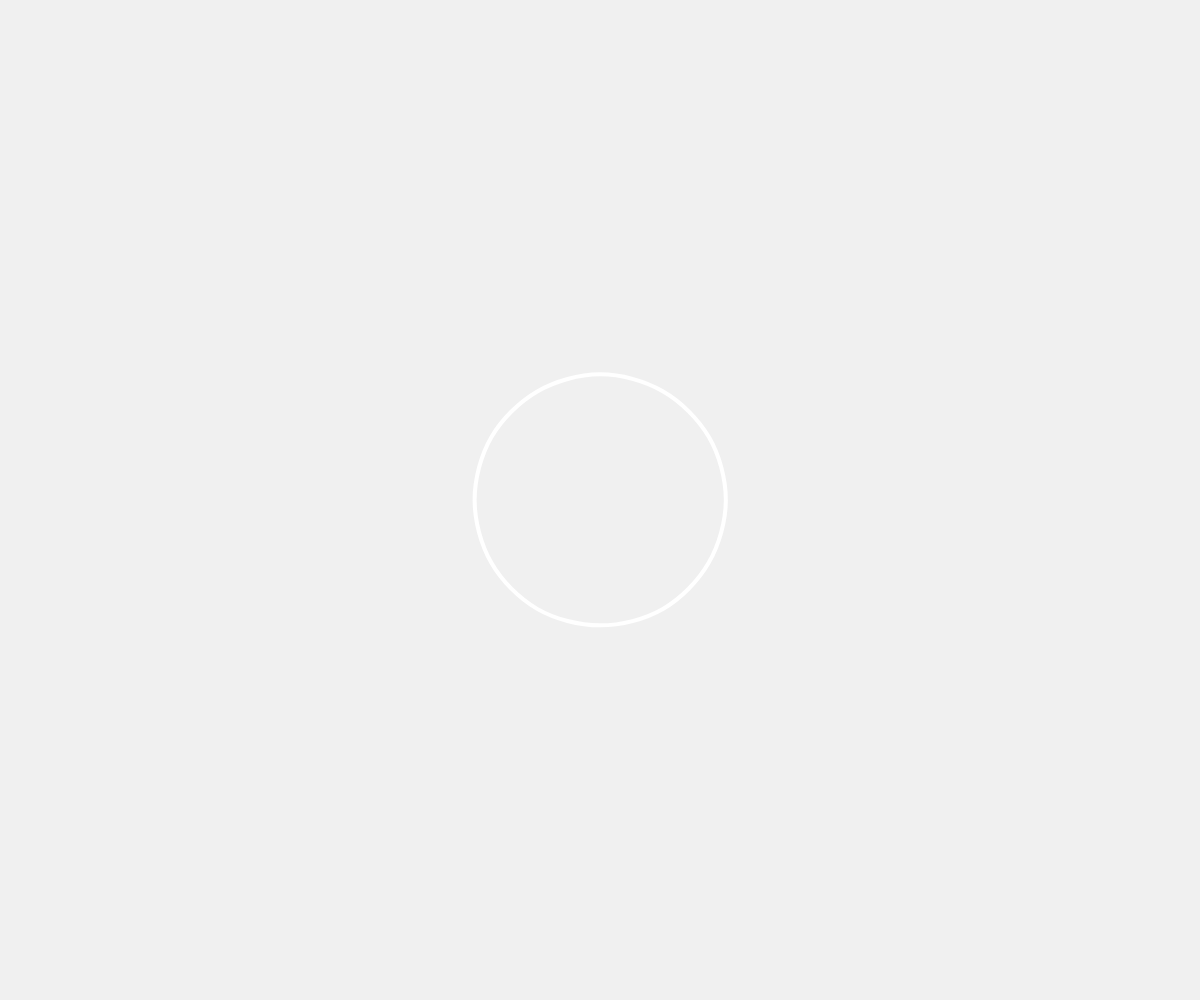
Frame 1 (no input)
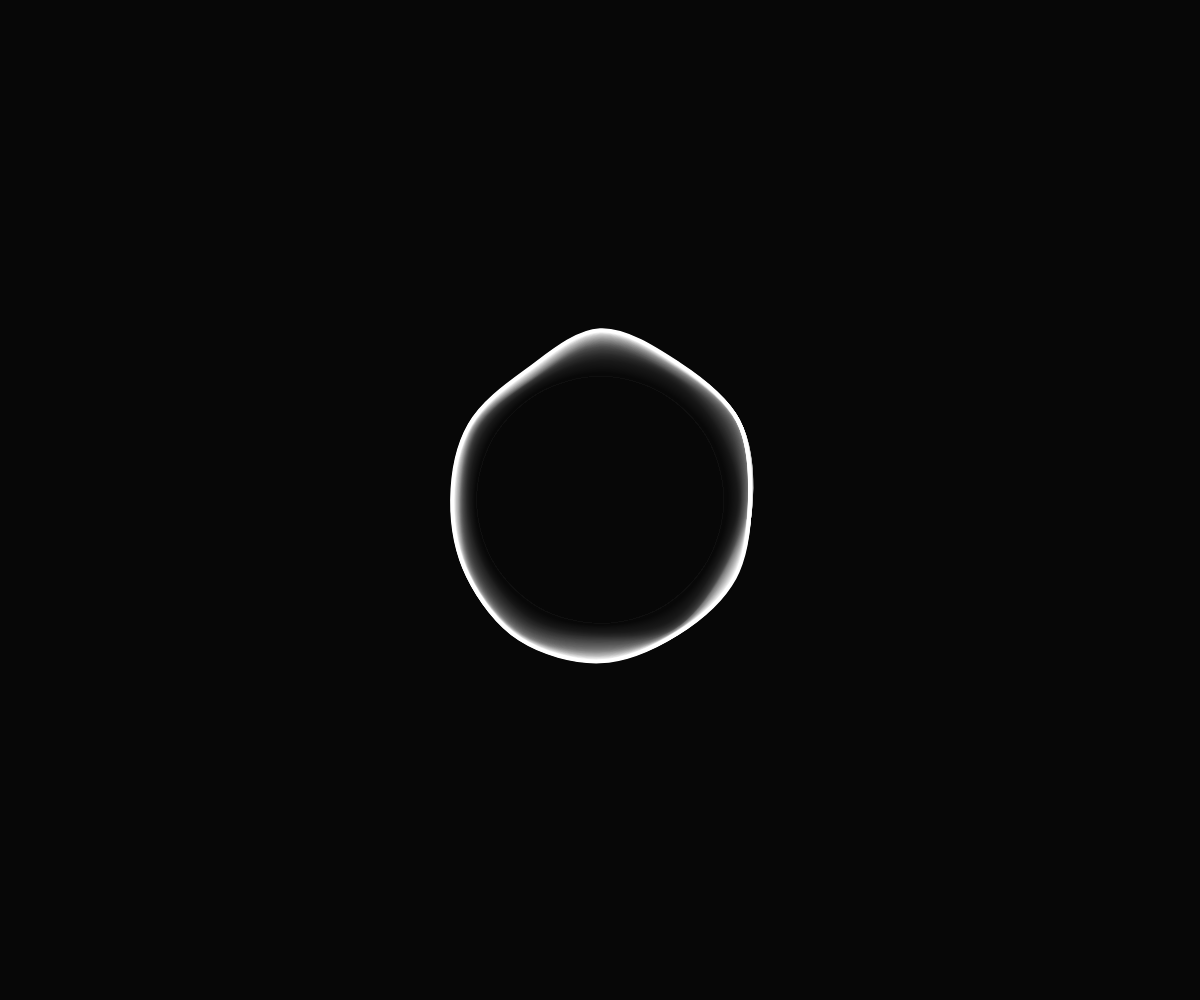
Frame 60 (no input)
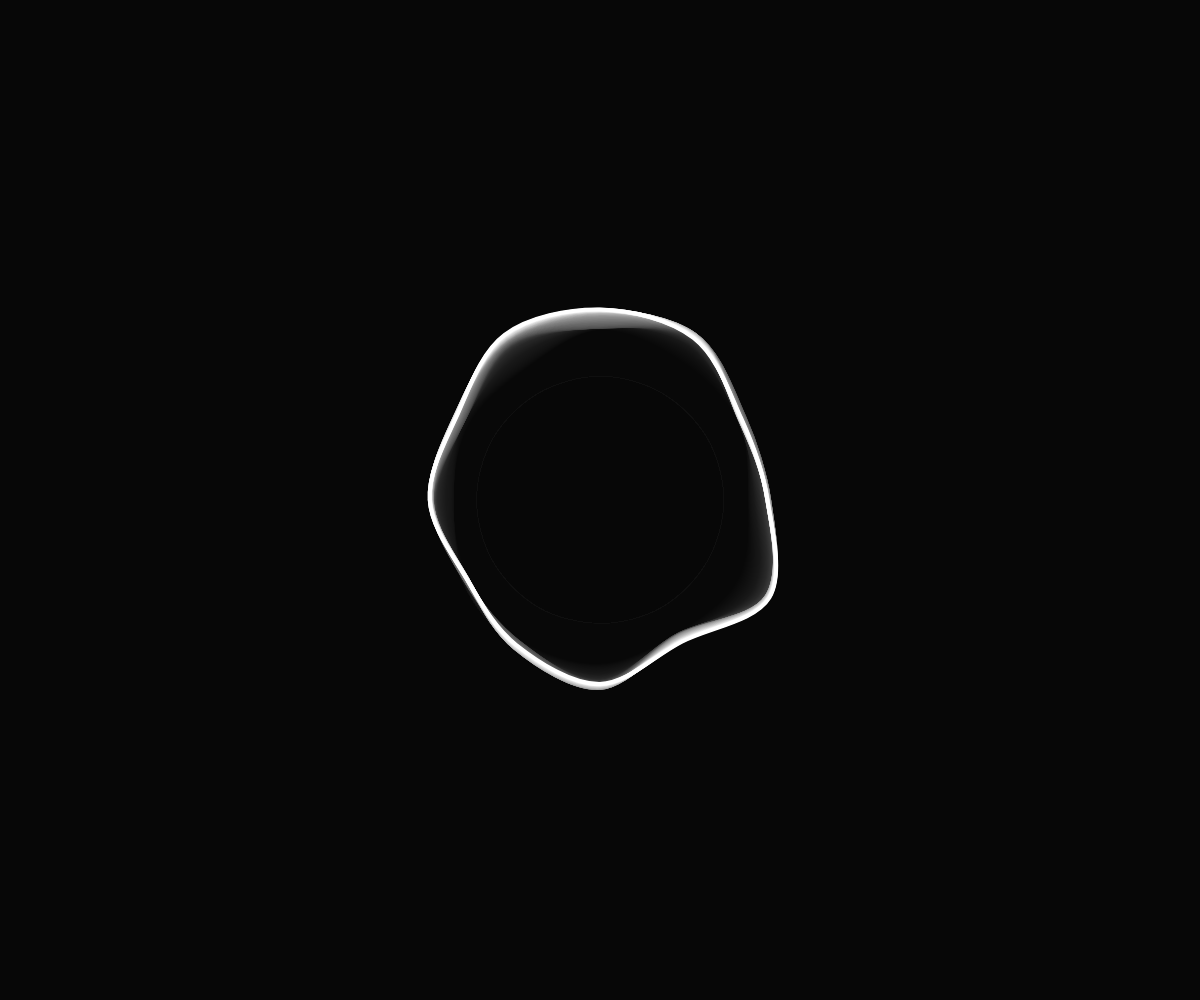
Frame 120 (the mouse pressed at the canvas centre since frame 60)

The p5.js sketch that drew these frames (run headless with seeded random() and noise() and a simulated clock; from frame 60 on, the mouse is pressed at the canvas centre):

// p5.js sketch
// ── sketch.js

// let vertNum = 80;
// let radius = 100;
// let noiseAmplitude =1;

// function setup() {
//   createCanvas(windowWidth, windowHeight);

// }

// function draw() {
//   background(0,5);


//   // angle between each point that makes up our circle
//   let angleStep = 360.0/vertNum;

//   push();
  
//   translate(width/2,height/2);
  
//   stroke(255);
//   noFill();
//   beginShape();
//   for (let vn = 0; vn <= vertNum; vn++) {
    
//     //get points along a circle
//     let radian = radians(angleStep*vn);//working with radians
//     let vX = sin(radian) * radius;
//     let vY = cos(radian) * radius;

//     let noiseStep = frameCount*0.01+vn;

//     // add after noiseStep before declaring noiseValue
//     if(vn == vertNum){
//        noiseStep=frameCount*0.01;// don't want to add vn at 360 degrees
//     }

//     //noiseAmplitude = (frameCount % 100) / 100;
//     noiseAmplitude = sin(frameCount * 0.01);

//     let noiseValue = noise(noiseStep);


//     vX += (noiseValue*vX)*noiseAmplitude;
//     vY += (noiseValue*vY)*noiseAmplitude;

//     //vertex in shape
//     //vertex(vX,vY);
//     circle(vX,vY,3);
    

   
//   }
//   endShape();

  
  
//   pop();


// }

/*
 A noisy circle using curve vertices that need two extra control points, that match points at the beginning and end of the circle.

*/


let vertNum = 12;
let radius;


function setup() {
  createCanvas(windowWidth, windowHeight);

}

function draw() {
  background(0,15);

  radius = min(width,height)/8;

  let noiseAmplitude = sin(frameCount*0.01);//make it breathe on its own
  //let noiseAmplitude = (frameCount % 100) / 50;

  // angle between each point that makes up our circle
  let angleStep = 360.0/vertNum;

  push();
  
  translate(width/2,height/2);
  
  stroke(255);
  strokeWeight(4);
  noFill();
  beginShape();
  for (let vn = 0; vn <= vertNum; vn++) {
    
    //get pooints along a circle
    let radian = radians(angleStep*vn);
    let vX = cos(radian) * radius;
    let vY = sin(radian) * radius;

    //calculate position along noise wave
    let noiseStep = frameCount*0.01+vn;
    //if we are at 360 degrees we want to be at the same noise as 0 degrees
    if(vn == vertNum){
       noiseStep=frameCount*0.01;// like adding 0 (not vert num)
    }
    
    //calculate noise
    let noiseValue = noise(noiseStep);

    //by multiplying noiseAmplitude by vX and vY we capture the direction vX and vY are from origin
    vX += (noiseValue*vX)*noiseAmplitude;
    vY += (noiseValue*vY)*noiseAmplitude;

    //when at 0 degrees add a control point that is one angle step behind 360 degrees
    if(vn == 0){
      let control1Radian = radians(angleStep*(vertNum-1));
      let control1X = cos(control1Radian) * radius;
      let control1Y = sin(control1Radian) * radius;
      let conrol1Noise = noise(frameCount*0.01+(vertNum-1));
      control1X += (conrol1Noise*control1X)*noiseAmplitude;
      control1Y += (conrol1Noise*control1Y)*noiseAmplitude;
      curveVertex(control1X,control1Y);
      // circle(control1X,control1Y,10);
    }
    
    //vertex in shape
    curveVertex(vX,vY);//need the extra control points
    // circle(vX,vY,3);//visualise the vertex points

    //when at 3600 degrees add a control point that is one angle step before 0 degrees
    if(vn == vertNum){
      let control1Radian = radians(angleStep);
      let control2X = cos(control1Radian) * radius;
      let control2Y = sin(control1Radian) * radius;
      let conrol2Noise = noise(frameCount*0.01+1);
      control2X += (conrol2Noise*control2X)*noiseAmplitude;
      control2Y += (conrol2Noise*control2Y)*noiseAmplitude;
      curveVertex(control2X,control2Y);
      // circle(control2X,control2Y,10);
    }
 
  }
  endShape();
  
  pop();


}

function windowResized() {
  resizeCanvas(windowWidth, windowHeight);
}
